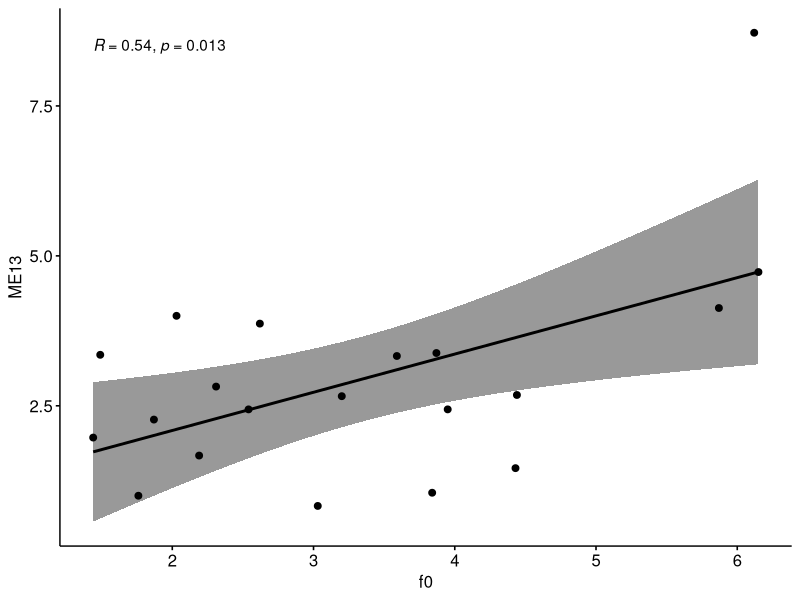
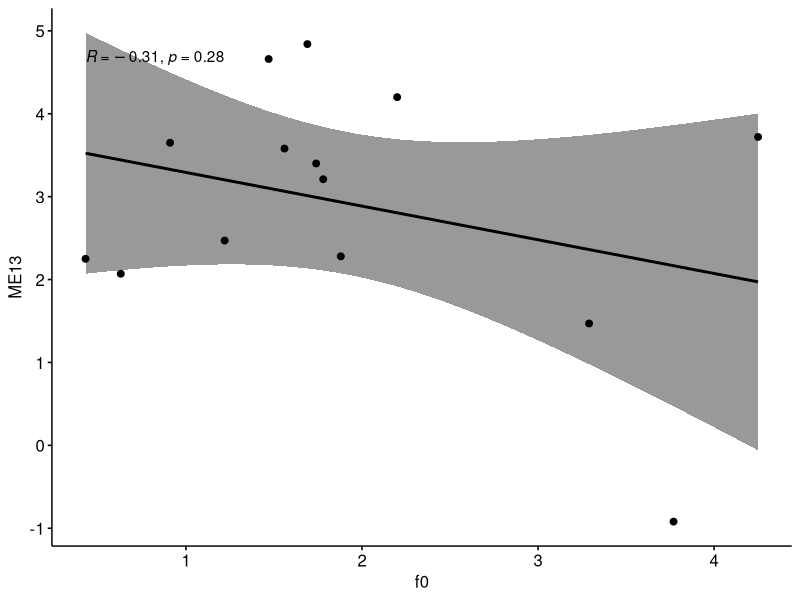
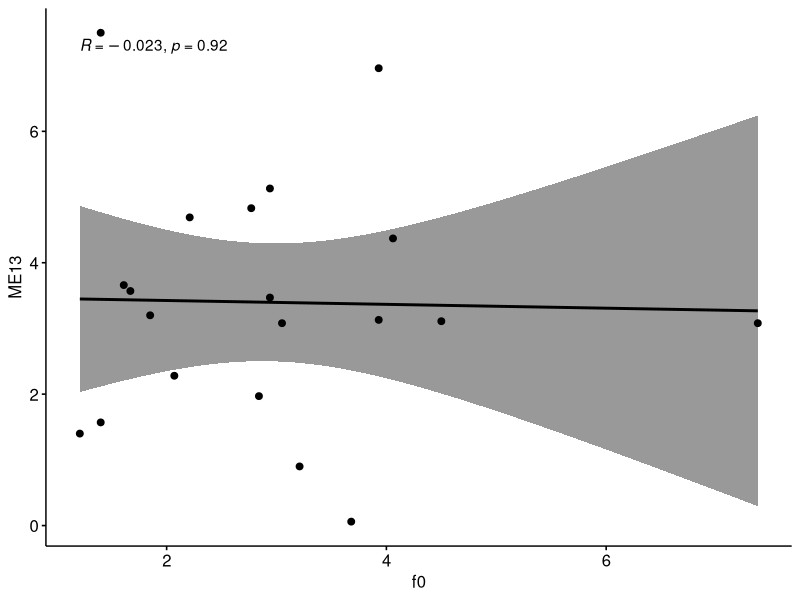
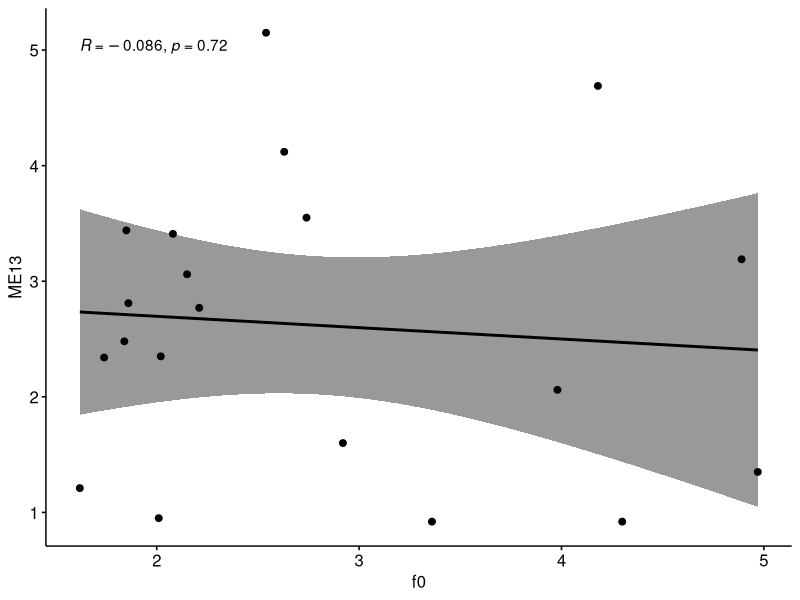
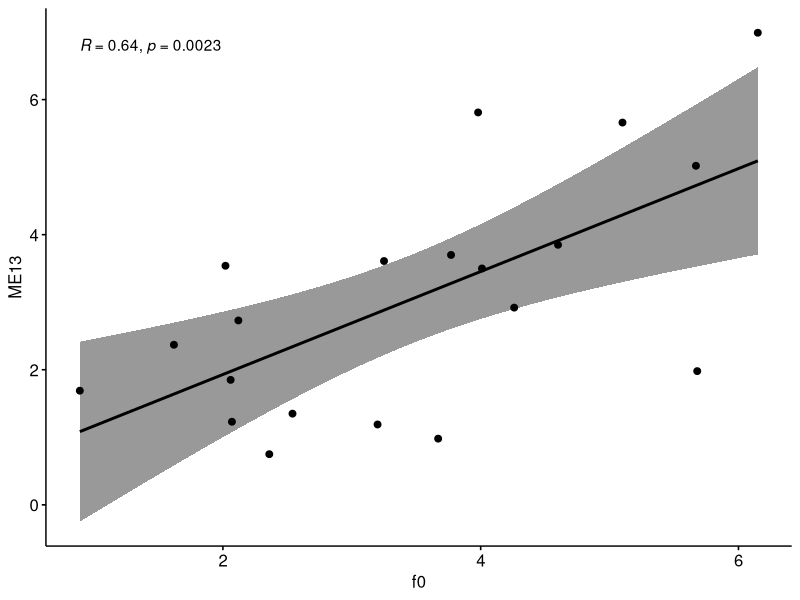
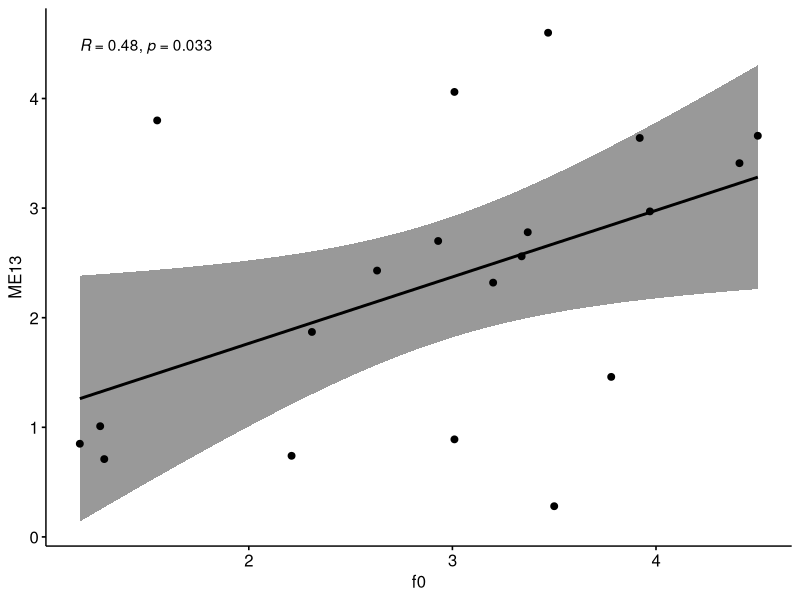
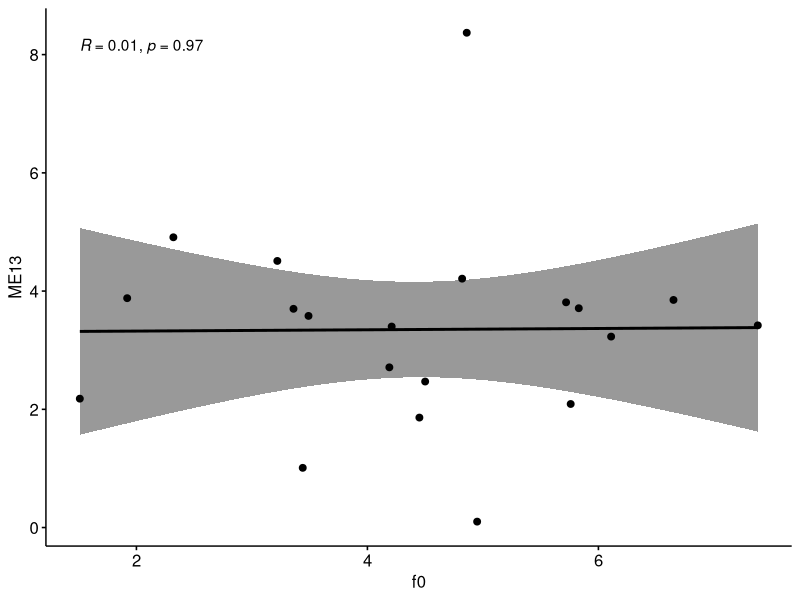
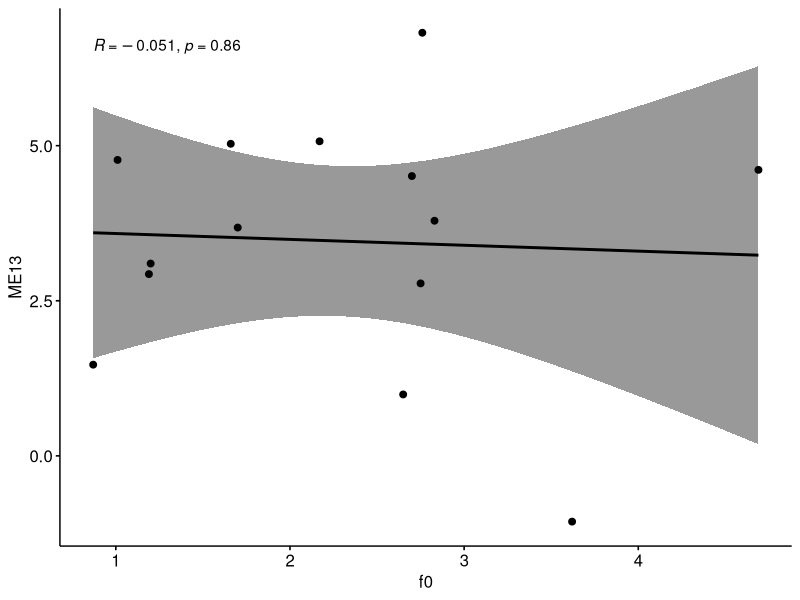

R code for these plots, in order:
# clear workspace
rm(list = ls(all = TRUE))


# load data file and check
setwd
corrData<-read.csv("vocaleffort.csv",header=T)

dim(corrData)
tail(corrData)
head(corrData)

#correlate f0 and ME13 (=vocal effort) across all age groups IM
res <- cor.test(corrData$IMRE_diff_f0_median, corrData$IMRE_diff_ME13, 
                method = "pearson")
res

#correlate f0 and ME13 (=vocal effort) across all age groups EM
res <- cor.test(corrData$SPSN_diff_f0_median, corrData$SPSN_diff_ME13, 
                method = "pearson")
res



#rename
m<- corrData[grep("^M", corrData$sex),]
f<-corrData[grep("^F",corrData$sex),]
chY<- corrData[grep("^1", corrData$group),]
chO<- corrData[grep("^2", corrData$group),]
YA<- corrData[grep("^3", corrData$group),]
MAY<-corrData[grep("^4", corrData$group),]
MAO<- corrData[grep("^5", corrData$group),]
OA<- corrData[grep("^6", corrData$group),]

#IM per group correlations for vocal effort (f0 and ME13)

res_chY <- cor.test(chY$IMRE_diff_f0_median, chY$IMRE_diff_ME13, 
                method = "pearson")
res_chY

res_chO <- cor.test(chO$IMRE_diff_f0_median, chO$IMRE_diff_ME13, 
                    method = "pearson")
res_chO

res_YA <- cor.test(YA$IMRE_diff_f0_median, YA$IMRE_diff_ME13, 
                    method = "pearson")
res_YA

res_MAY <- cor.test(MAY$IMRE_diff_f0_median, MAY$IMRE_diff_ME13, 
                    method = "pearson")
res_MAY

res_MAO <- cor.test(MAO$IMRE_diff_f0_median, MAO$IMRE_diff_ME13, 
                    method = "pearson")
res_MAO

res_OA <- cor.test(OA$IMRE_diff_f0_median, OA$IMRE_diff_ME13, 
                    method = "pearson")
res_OA

#plotting IM per age group

library("ggpubr")
ggscatter(chY, x = "IMRE_diff_f0_median", y = "IMRE_diff_ME13", 
          add = "reg.line", conf.int = TRUE, 
          cor.coef = TRUE, cor.method = "pearson",
          xlab = "f0", ylab = "ME13")

library("ggpubr")
ggscatter(chO, x = "IMRE_diff_f0_median", y = "IMRE_diff_ME13", 
          add = "reg.line", conf.int = TRUE, 
          cor.coef = TRUE, cor.method = "pearson",
          xlab = "f0", ylab = "ME13")

library("ggpubr")
ggscatter(YA, x = "IMRE_diff_f0_median", y = "IMRE_diff_ME13", 
          add = "reg.line", conf.int = TRUE, 
          cor.coef = TRUE, cor.method = "pearson",
          xlab = "f0", ylab = "ME13")

library("ggpubr")
ggscatter(MAY, x = "IMRE_diff_f0_median", y = "IMRE_diff_ME13", 
          add = "reg.line", conf.int = TRUE, 
          cor.coef = TRUE, cor.method = "pearson",
          xlab = "f0", ylab = "ME13")
library("ggpubr")
ggscatter(MAO, x = "IMRE_diff_f0_median", y = "IMRE_diff_ME13", 
          add = "reg.line", conf.int = TRUE, 
          cor.coef = TRUE, cor.method = "pearson",
          xlab = "f0", ylab = "ME13")

library("ggpubr")
ggscatter(OA, x = "IMRE_diff_f0_median", y = "IMRE_diff_ME13", 
          add = "reg.line", conf.int = TRUE, 
          cor.coef = TRUE, cor.method = "pearson",
          xlab = "f0", ylab = "ME13")





#EM per group correlations for vocal effort (f0 and ME13)

res_chY <- cor.test(chY$SPSN_diff_f0_median, chY$SPSN_diff_ME13, 
                    method = "pearson")
res_chY

res_chO <- cor.test(chO$SPSN_diff_f0_median, chO$SPSN_diff_ME13, 
                    method = "pearson")
res_chO

res_YA <- cor.test(YA$SPSN_diff_f0_median, YA$SPSN_diff_ME13, 
                   method = "pearson")
res_YA

res_MAY <- cor.test(MAY$SPSN_diff_f0_median, MAY$SPSN_diff_ME13, 
                   method = "pearson")
res_MAY

res_MAO <- cor.test(MAO$SPSN_diff_f0_median, MAO$SPSN_diff_ME13, 
                    method = "pearson")
res_MAO

res_OA <- cor.test(OA$SPSN_diff_f0_median, OA$SPSN_diff_ME13, 
                    method = "pearson")
res_OA

#plotting EM per age group

library("ggpubr")
ggscatter(chY, x = "SPSN_diff_f0_median", y = "SPSN_diff_ME13", 
          add = "reg.line", conf.int = TRUE, 
          cor.coef = TRUE, cor.method = "pearson",
          xlab = "f0", ylab = "ME13")

library("ggpubr")
ggscatter(chO, x = "SPSN_diff_f0_median", y = "SPSN_diff_ME13", 
          add = "reg.line", conf.int = TRUE, 
          cor.coef = TRUE, cor.method = "pearson",
          xlab = "f0", ylab = "ME13")

library("ggpubr")
ggscatter(YA, x = "SPSN_diff_f0_median", y = "SPSN_diff_ME13", 
          add = "reg.line", conf.int = TRUE, 
          cor.coef = TRUE, cor.method = "pearson",
          xlab = "f0", ylab = "ME13")

library("ggpubr")
ggscatter(MAY, x = "SPSN_diff_f0_median", y = "SPSN_diff_ME13", 
          add = "reg.line", conf.int = TRUE, 
          cor.coef = TRUE, cor.method = "pearson",
          xlab = "f0", ylab = "ME13")
library("ggpubr")
ggscatter(MAO, x = "SPSN_diff_f0_median", y = "SPSN_diff_ME13", 
          add = "reg.line", conf.int = TRUE, 
          cor.coef = TRUE, cor.method = "pearson",
          xlab = "f0", ylab = "ME13")

library("ggpubr")
ggscatter(OA, x = "SPSN_diff_f0_median", y = "SPSN_diff_ME13", 
          add = "reg.line", conf.int = TRUE, 
          cor.coef = TRUE, cor.method = "pearson",
          xlab = "f0", ylab = "ME13")





